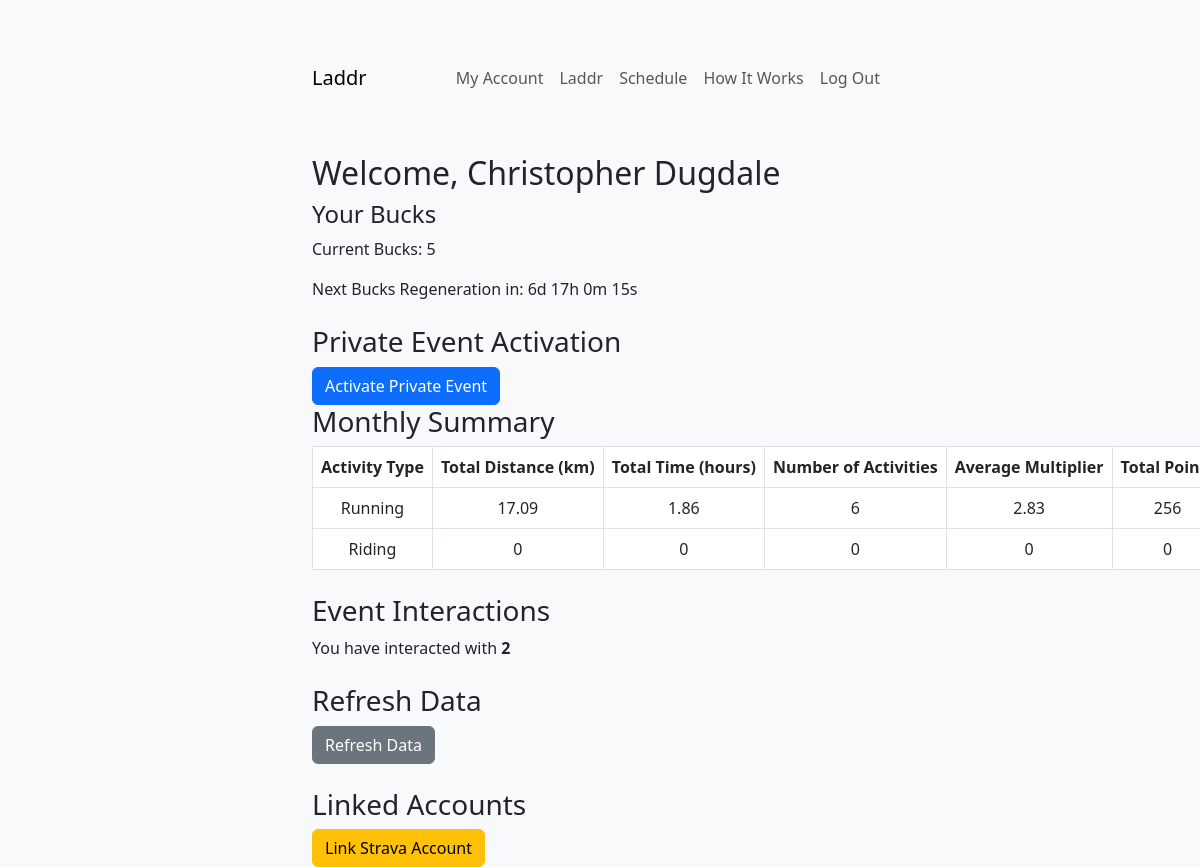
/account (signed in), run on the app's committed database.
### app/models.py (models this page shows, shortened)
class User(db.Model):
    __tablename__ = 'users'
    id = db.Column(db.Integer, primary_key=True)
    username = db.Column(db.String(50), unique=True, nullable=False)  # New field
    first_name = db.Column(db.String(50), nullable=False)
    last_name = db.Column(db.String(50), nullable=False)
    email = db.Column(db.String(120), unique=True, nullable=False)
    password_hash = db.Column(db.String(128), nullable=False)
    strava_id = db.Column(db.String(50), nullable=True)  # Stores Strava user ID
    strava_access_token = db.Column(db.String(255), nullable=True)
    strava_refresh_token = db.Column(db.String(255))
    strava_expires_at = db.Column(db.Integer)    # Stores Strava access token
    bucks = db.Column(db.Integer, default=5)  # Weekly Bucks balance
    last_bucks_update = db.Column(db.DateTime, default=datetime.utcnow)
    private_event_ends = db.Column(db.DateTime, nullable=True)  # End time for private event
    last_activated = db.Column(db.DateTime, nullable=True)  # Last activation time for weekly cooldown
    linked_accounts = db.Column(db.Boolean, default=False)  # Example field for linked accounts
    overall_points = db.Column(db.Integer, default=0)
    monthly_data = db.Column(db.JSON, default={
        'run': {'distance': 0, 'pace': 0, 'points': 0, 'avg_multiplier': 1},
        'ride': {'distance': 0, 'pace': 0, 'points': 0, 'avg_multiplier': 1},
    }) # Cached monthly totals
    yearly_data = db.Column(db.JSON, nullable=True)   # Cached yearly totals
    monthly_last_updated = db.Column(db.DateTime, nullable=True)  # Last updated timestamp for monthly data
    yearly_last_updated = db.Column(db.DateTime, nullable=True)   # Last updated timestamp for yearly data
    def can_activate(self):
        return True # If no prior activation, activation is allowed
    def private_event_active(self):
        if self.private_event_ends:
            private_event_ends_brisbane = BRISBANE_TZ.localize(self.private_event_ends)
            now_brisbane = datetime.now(BRISBANE_TZ)
            return now_brisbane < private_event_ends_brisbane
        return False

### app/routes.py (the view)
@main.route('/account')
def account():
    if 'user_id' not in session:
        flash('You need to log in first.', 'warning')
        return redirect(url_for('main.login'))
    user_id = session['user_id']
    user = User.query.get(user_id)
    if not user:
        flash('User not found. Please log in again.', 'danger')
        return redirect(url_for('main.login'))
    now_brisbane = datetime.now(BRISBANE_TZ)
    private_event_active = user.private_event_active()
    can_activate = user.can_activate()
    private_event_ends = user.private_event_ends.astimezone(BRISBANE_TZ).isoformat() if user.private_event_ends else None
    next_activation_time = (user.last_activated + timedelta(days=7)).astimezone(BRISBANE_TZ).isoformat() if user.last_activated else None
    bucks_reset_time = None
    if user.last_bucks_update:
        next_regeneration_time = user.last_bucks_update + timedelta(weeks=1)
        now_utc = datetime.utcnow()
        if next_regeneration_time > now_utc:
            bucks_reset_time = int((next_regeneration_time - now_utc).total_seconds())  # Time left in seconds
        else:
            bucks_reset_time = 0  # Bucks should already be regenerated
    print(bucks_reset_time)
    print(user.monthly_data)
    totals = user.monthly_data or {
            'run': {'distance': 0, 'time': 0, 'pace': 0, 'points': 0, 'avg_distance': 0, 'avg_multiplier': 0, 'count': 0},
            'ride': {'distance': 0, 'time': 0, 'pace': 0, 'points': 0, 'avg_distance': 0, 'avg_multiplier': 0, 'count': 0},
        }
    return render_template(
        'account.html',
        user=user,
        private_event_active=private_event_active,
        can_activate=can_activate,
        private_event_ends=private_event_ends,
        next_activation_time=next_activation_time,
        bucks_reset_time=bucks_reset_time,
        totals=totals
    )

### app/templates/account.html (shortened to what this page needs)
{% extends 'base.html' %}
{% block content %}
<h2 class="mt-5">Welcome, {{ user.first_name }} {{ user.last_name }}</h2>
<div class="bucks-countdown">
    <h4>Your Bucks</h4>
    <p>Current Bucks: {{ user.bucks }}</p>
    {% if bucks_reset_time > 0 %}
        <p>Next Bucks Regeneration in: <span id="bucks-timer"></span></p>
    {% else %}
        <p>Bucks are fully regenerated!</p>
    {% endif %}
</div>
<div class="mt-4">
    <h3>Private Event Activation</h3>
    {% if private_event_active %}
        <p class="text-success">
            Private event is active! Time left:
            <span id="privateEventCountdown">{{ private_event_ends }}</span>
        </p>
    {% else %}
        <button class="btn btn-primary" id="activateButton" {% if not can_activate %}disabled{% endif %}>
            Activate Private Event
        </button>
    {% endif %}
</div>
<h3>Monthly Summary</h3>
<table class="table table-bordered">
    <thead>
        <tr>
            <th>Activity Type</th>
            <th>Total Distance (km)</th>
            <th>Total Time (hours)</th>
            <th>Number of Activities</th>
            <th>Average Multiplier</th>
            <th>Total Points</th>
        </tr>
    </thead>
    <tbody>
        <tr>
            <td>Running</td>
            <td>{{ totals.run.distance | round(2) }}</td>
            <td>{{ totals.run.time | round(2) }}</td>
            <td>{{ totals.run.count }}</td>
            <td>{{ totals.run.avg_multiplier | default(1) | round(2) }}</td>
            <td>{{ totals.run.points }}</td>
        </tr>
        <tr>
            <td>Riding</td>
            <td>{{ totals.ride.distance | round(2) }}</td>
            <td>{{ totals.ride.time | round(2) }}</td>
            <td>{{ totals.ride.count }}</td>
            <td>{{ totals.ride.avg_multiplier | default(1)| round(2) }}</td>
            <td>{{ totals.ride.points }}</td>
        </tr>
    </tbody>
</table>
<h3 class="mt-4">Event Interactions</h3>
<p>You have interacted with <strong>{{ totals['event_interactions'] }}</strong>
<div class="mt-4">
    <h3>Refresh Data</h3>
    <button class="btn btn-secondary" id="refreshDataButton">Refresh Data</button>
</div>
<div class="mt-4">
    <h3>Linked Accounts</h3>
    {% if linked_accounts %}
        <p>Your Strava account is linked.</p>
        <button class="btn btn-secondary me-2" id="refreshDataButton">Refresh Data</button>
        <a href="{{ url_for('main.link_strava') }}" class="btn btn-warning">Relink Strava</a>
    {% else %}
        <a href="{{ url_for('main.link_strava') }}" class="btn btn-warning">Link Strava Account</a>
    {% endif %}
</div>
{% endblock %}

### app/static/styles.css (style rules this page uses)
body { background-color: #f8f9fa; }
table { white-space: nowrap; }
th, td { text-align: center; vertical-align: middle; }

### data on the page
User: first_name "Christopher", last_name "Dugdale", bucks "5"

### other printed values
{{ totals.run.distance | round(2) }} "17.09"
{{ totals.run.time | round(2) }} "1.86"
{{ totals.run.count }} "6"
{{ totals.run.avg_multiplier | default(1) | round(2) }} "2.83"
{{ totals.run.points }} "256"
{{ totals.ride.distance | round(2) }} "0"
{{ totals.ride.time | round(2) }} "0"
{{ totals.ride.count }} "0"
{{ totals.ride.avg_multiplier | default(1)| round(2) }} "0"
{{ totals.ride.points }} "0"
{{ totals['event_interactions'] }} "2"
